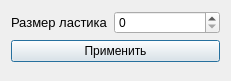
<?xml version="1.0" encoding="UTF-8"?>
<ui version="4.0">
 <class>Dialog</class>
 <widget class="QDialog" name="Dialog">
  <property name="geometry">
   <rect>
    <x>0</x>
    <y>0</y>
    <width>231</width>
    <height>81</height>
   </rect>
  </property>
  <property name="windowTitle">
   <string>Dialog</string>
  </property>
  <layout class="QVBoxLayout" name="verticalLayout">
   <item>
    <layout class="QFormLayout" name="formLayout">
     <item row="0" column="0">
      <widget class="QLabel" name="label">
       <property name="font">
        <font>
         <pointsize>10</pointsize>
        </font>
       </property>
       <property name="text">
        <string>Размер ластика</string>
       </property>
      </widget>
     </item>
     <item row="0" column="1">
      <widget class="QSpinBox" name="spin_brush_size">
       <property name="maximum">
        <number>500</number>
       </property>
      </widget>
     </item>
     <item row="1" column="0" colspan="2">
      <widget class="QPushButton" name="btn_apply">
       <property name="text">
        <string>Применить</string>
       </property>
      </widget>
     </item>
    </layout>
   </item>
  </layout>
 </widget>
 <resources/>
 <connections/>
</ui>
